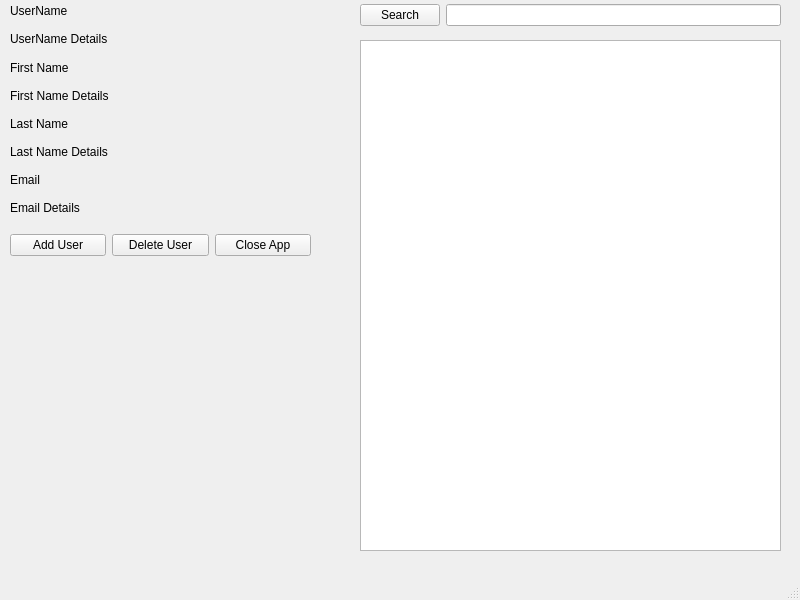
<?xml version="1.0" encoding="UTF-8"?>
<ui version="4.0">
 <class>AdminPage</class>
 <widget class="QMainWindow" name="AdminPage">
  <property name="geometry">
   <rect>
    <x>0</x>
    <y>0</y>
    <width>800</width>
    <height>600</height>
   </rect>
  </property>
  <property name="windowTitle">
   <string>MainWindow</string>
  </property>
  <widget class="QWidget" name="centralwidget">
   <widget class="QWidget" name="layoutWidget">
    <property name="geometry">
     <rect>
      <x>10</x>
      <y>0</y>
      <width>301</width>
      <height>219</height>
     </rect>
    </property>
    <layout class="QVBoxLayout" name="UserDetails_verticalLayout">
     <item>
      <layout class="QVBoxLayout" name="Username_verticalLayout">
       <item>
        <widget class="QLabel" name="UserName_label">
         <property name="text">
          <string>UserName</string>
         </property>
        </widget>
       </item>
       <item>
        <widget class="QLabel" name="UserNameDetails_label">
         <property name="text">
          <string>UserName Details </string>
         </property>
        </widget>
       </item>
      </layout>
     </item>
     <item>
      <layout class="QVBoxLayout" name="FirstName_verticalLayout">
       <item>
        <widget class="QLabel" name="FName_label">
         <property name="text">
          <string>First Name</string>
         </property>
        </widget>
       </item>
       <item>
        <widget class="QLabel" name="FNameDetails_label">
         <property name="text">
          <string>First Name Details</string>
         </property>
        </widget>
       </item>
      </layout>
     </item>
     <item>
      <layout class="QVBoxLayout" name="Lname_verticalLayout">
       <item>
        <widget class="QLabel" name="LName_label">
         <property name="text">
          <string>Last Name</string>
         </property>
        </widget>
       </item>
       <item>
        <widget class="QLabel" name="LNameDetails_label">
         <property name="text">
          <string>Last Name Details</string>
         </property>
        </widget>
       </item>
      </layout>
     </item>
     <item>
      <layout class="QVBoxLayout" name="Email_verticalLayout">
       <item>
        <widget class="QLabel" name="Email_label">
         <property name="text">
          <string>Email</string>
         </property>
        </widget>
       </item>
       <item>
        <widget class="QLabel" name="EmailDetails_label">
         <property name="text">
          <string>Email Details</string>
         </property>
        </widget>
       </item>
      </layout>
     </item>
    </layout>
   </widget>
   <widget class="QListWidget" name="Tasks_listWidget">
    <property name="geometry">
     <rect>
      <x>360</x>
      <y>40</y>
      <width>421</width>
      <height>511</height>
     </rect>
    </property>
   </widget>
   <widget class="QWidget" name="layoutWidget_2">
    <property name="geometry">
     <rect>
      <x>360</x>
      <y>0</y>
      <width>421</width>
      <height>31</height>
     </rect>
    </property>
    <layout class="QHBoxLayout" name="Search_horizontalLayout">
     <item>
      <widget class="QPushButton" name="Search_pushButton">
       <property name="styleSheet">
        <string notr="true">border-color: rgba(255, 255, 255, 0);</string>
       </property>
       <property name="text">
        <string>Search</string>
       </property>
      </widget>
     </item>
     <item>
      <widget class="QLineEdit" name="Search_lineEdit"/>
     </item>
    </layout>
   </widget>
   <widget class="QWidget" name="layoutWidget">
    <property name="geometry">
     <rect>
      <x>10</x>
      <y>230</y>
      <width>301</width>
      <height>31</height>
     </rect>
    </property>
    <layout class="QHBoxLayout" name="horizontalLayout">
     <item>
      <widget class="QPushButton" name="AddUser_pushButton">
       <property name="text">
        <string>Add User</string>
       </property>
      </widget>
     </item>
     <item>
      <widget class="QPushButton" name="Delete_pushButton">
       <property name="text">
        <string>Delete User</string>
       </property>
      </widget>
     </item>
     <item>
      <widget class="QPushButton" name="CloseApp_pushButton">
       <property name="text">
        <string>Close App</string>
       </property>
      </widget>
     </item>
    </layout>
   </widget>
  </widget>
  <widget class="QMenuBar" name="menubar">
   <property name="geometry">
    <rect>
     <x>0</x>
     <y>0</y>
     <width>800</width>
     <height>25</height>
    </rect>
   </property>
  </widget>
  <widget class="QStatusBar" name="statusbar"/>
 </widget>
 <resources/>
 <connections/>
</ui>
